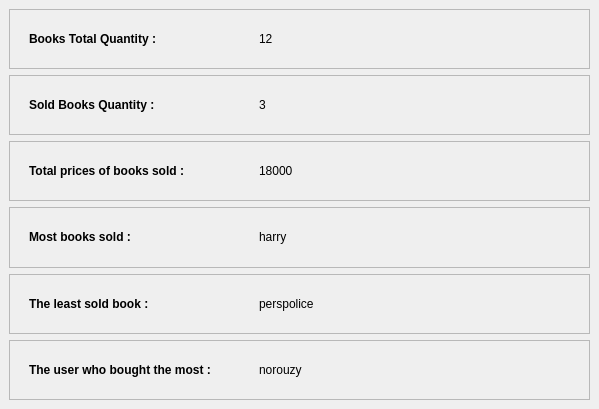
      <widget class="QWidget" name="scrollAreaWidgetContents_inventory">
       <property name="geometry">
        <rect>
         <x>0</x>
         <y>0</y>
         <width>599</width>
         <height>409</height>
        </rect>
       </property>
       <widget class="QWidget" name="verticalLayoutWidget">
        <property name="geometry">
         <rect>
          <x>9</x>
          <y>9</y>
          <width>581</width>
          <height>391</height>
         </rect>
        </property>
        <layout class="QVBoxLayout" name="verticalLayout_inventory_main">
         <item>
          <widget class="QFrame" name="frame_inventory_0">
           <property name="frameShape">
            <enum>QFrame::StyledPanel</enum>
           </property>
           <property name="frameShadow">
            <enum>QFrame::Raised</enum>
           </property>
           <widget class="QLabel" name="label_inventory_title_0">
            <property name="geometry">
             <rect>
              <x>20</x>
              <y>10</y>
              <width>200</width>
              <height>41</height>
             </rect>
            </property>
            <property name="text">
             <string>&lt;html&gt;&lt;head/&gt;&lt;body&gt;&lt;p&gt;&lt;span style=&quot; font-weight:600;&quot;&gt;Books Total Quantity :&lt;/span&gt;&lt;/p&gt;&lt;/body&gt;&lt;/html&gt;</string>
            </property>
           </widget>
           <widget class="QLabel" name="label_inventory_0">
            <property name="geometry">
             <rect>
              <x>250</x>
              <y>10</y>
              <width>180</width>
              <height>40</height>
             </rect>
            </property>
            <property name="text">
             <string>12</string>
            </property>
           </widget>
          </widget>
         </item>
         <item>
          <widget class="QFrame" name="frame_inventory_1">
           <property name="frameShape">
            <enum>QFrame::StyledPanel</enum>
           </property>
           <property name="frameShadow">
            <enum>QFrame::Raised</enum>
           </property>
           <widget class="QLabel" name="label_inventory_title_1">
            <property name="geometry">
             <rect>
              <x>20</x>
              <y>10</y>
              <width>200</width>
              <height>41</height>
             </rect>
            </property>
            <property name="text">
             <string>&lt;html&gt;&lt;head/&gt;&lt;body&gt;&lt;p&gt;&lt;span style=&quot; font-weight:600;&quot;&gt;Sold Books Quantity :&lt;/span&gt;&lt;/p&gt;&lt;/body&gt;&lt;/html&gt;</string>
            </property>
           </widget>
           <widget class="QLabel" name="label_inventory_1">
            <property name="geometry">
             <rect>
              <x>250</x>
              <y>10</y>
              <width>180</width>
              <height>40</height>
             </rect>
            </property>
            <property name="text">
             <string>3</string>
            </property>
           </widget>
          </widget>
         </item>
         <item>
          <widget class="QFrame" name="frame_inventory_2">
           <property name="frameShape">
            <enum>QFrame::StyledPanel</enum>
           </property>
           <property name="frameShadow">
            <enum>QFrame::Raised</enum>
           </property>
           <widget class="QLabel" name="label_inventory_title_2">
            <property name="geometry">
             <rect>
              <x>20</x>
              <y>10</y>
              <width>200</width>
              <height>41</height>
             </rect>
            </property>
            <property name="text">
             <string>&lt;html&gt;&lt;head/&gt;&lt;body&gt;&lt;p&gt;&lt;span style=&quot; font-weight:600;&quot;&gt;Total prices of books sold :&lt;/span&gt;&lt;/p&gt;&lt;/body&gt;&lt;/html&gt;</string>
            </property>
           </widget>
           <widget class="QLabel" name="label_inventory_2">
            <property name="geometry">
             <rect>
              <x>250</x>
              <y>10</y>
              <width>180</width>
              <height>40</height>
             </rect>
            </property>
            <property name="text">
             <string>18000</string>
            </property>
           </widget>
          </widget>
         </item>
         <item>
          <widget class="QFrame" name="frame_inventory_3">
           <property name="frameShape">
            <enum>QFrame::StyledPanel</enum>
           </property>
           <property name="frameShadow">
            <enum>QFrame::Raised</enum>
           </property>
           <widget class="QLabel" name="label_inventory_title_3">
            <property name="geometry">
             <rect>
              <x>20</x>
              <y>10</y>
              <width>200</width>
              <height>41</height>
             </rect>
            </property>
            <property name="text">
             <string>&lt;html&gt;&lt;head/&gt;&lt;body&gt;&lt;p&gt;&lt;span style=&quot; font-weight:600;&quot;&gt;Most books sold :&lt;/span&gt;&lt;/p&gt;&lt;/body&gt;&lt;/html&gt;</string>
            </property>
           </widget>
           <widget class="QLabel" name="label_inventory_3">
            <property name="geometry">
             <rect>
              <x>250</x>
              <y>10</y>
              <width>180</width>
              <height>40</height>
             </rect>
            </property>
            <property name="text">
             <string>harry</string>
            </property>
           </widget>
          </widget>
         </item>
         <item>
          <widget class="QFrame" name="frame_inventory_4">
           <property name="frameShape">
            <enum>QFrame::StyledPanel</enum>
           </property>
           <property name="frameShadow">
            <enum>QFrame::Raised</enum>
           </property>
           <widget class="QLabel" name="label_inventory_title_4">
            <property name="geometry">
             <rect>
              <x>20</x>
              <y>10</y>
              <width>200</width>
              <height>41</height>
             </rect>
            </property>
            <property name="text">
             <string>&lt;html&gt;&lt;head/&gt;&lt;body&gt;&lt;p&gt;&lt;span style=&quot; font-weight:600;&quot;&gt;The least sold book :&lt;/span&gt;&lt;/p&gt;&lt;/body&gt;&lt;/html&gt;</string>
            </property>
           </widget>
           <widget class="QLabel" name="label_inventory_4">
            <property name="geometry">
             <rect>
              <x>250</x>
              <y>10</y>
              <width>180</width>
              <height>40</height>
             </rect>
            </property>
            <property name="text">
             <string>perspolice</string>
            </property>
           </widget>
          </widget>
         </item>
         <item>
          <widget class="QFrame" name="frame_inventory_5">
           <property name="frameShape">
            <enum>QFrame::StyledPanel</enum>
           </property>
           <property name="frameShadow">
            <enum>QFrame::Raised</enum>
           </property>
           <widget class="QLabel" name="label_inventory_title_5">
            <property name="geometry">
             <rect>
              <x>20</x>
              <y>10</y>
              <width>200</width>
              <height>41</height>
             </rect>
            </property>
            <property name="text">
             <string>&lt;html&gt;&lt;head/&gt;&lt;body&gt;&lt;p&gt;&lt;span style=&quot; font-weight:600;&quot;&gt;The user who bought the most :&lt;/span&gt;&lt;/p&gt;&lt;/body&gt;&lt;/html&gt;</string>
            </property>
           </widget>
           <widget class="QLabel" name="label_inventory_5">
            <property name="geometry">
             <rect>
              <x>250</x>
              <y>10</y>
              <width>180</width>
              <height>40</height>
             </rect>
            </property>
            <property name="text">
             <string>norouzy</string>
            </property>
           </widget>
          </widget>
         </item>
        </layout>
       </widget>
      </widget>
